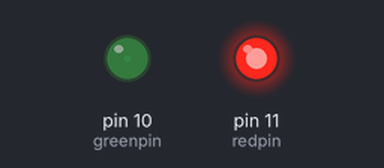
Bench run of a sketch on a simulated Arduino Uno, built with avr-gcc and run on an emulated ATmega328P. On the bench: output pins drawn as LEDs (lit = HIGH).

Above: at 0.05 s.
At 0.95 s:
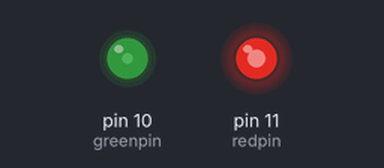
At 1.9 s:
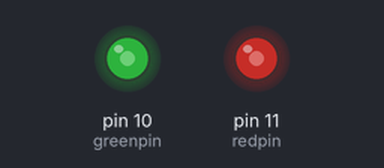
At 3.8 s:
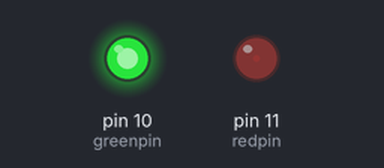
Timing chart, 0 to 8.8 s (numbered marks = the images above):
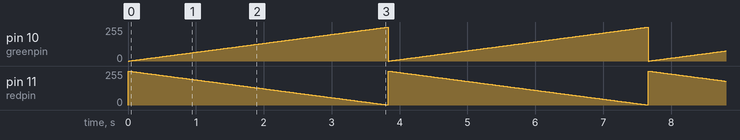

The sketch:

Two_Color.ino
```cpp
int redpin = 11;
int greenpin = 10;
int val;

void setup() {
  pinMode(redpin, OUTPUT);
  pinMode(greenpin, OUTPUT);
}

void loop() {
  for(val = 255; val > 0; val --){
    analogWrite(redpin, val);
    analogWrite(greenpin, 255 - val);
    delay(15);
  }
  for(val = 0; val > 255; val++){
    analogWrite(redpin, val);
    analogWrite(greenpin, 255 - val);
    delay(15);
  }

}
```

Measured:
- by itself, pin 10 (greenpin): ramps from 0/255 to 254/255 and jumps back, once every 3.8 s
- by itself, pin 11 (redpin): ramps from 255/255 to 1/255 and jumps back, once every 3.8 s
